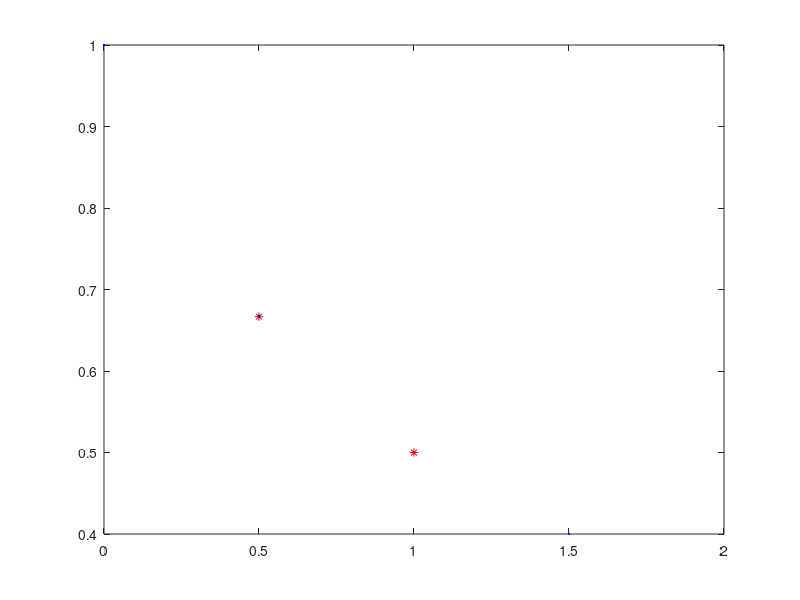

Recreate this plot in MATLAB.
# HECHO POR TOMAS VIDAL
# CALCULA LA INTEGRAL DE LA FUNCION F POR APROXIMACION DE SIMPSON 1/3
clear all;
clc;
format long;

minStep = 0; # PASO CON LA PRECISION QUE CALCULA LA INTEGRAL
maxStep = 1.5; # VALOR INCIAL DE LA INTEGRAL
loopingStep = 0.5; # VALOR FINAL DE LA INTEGRAL
n = maxStep/loopingStep;

global totalIntegration = 0;

# ES LA FUNCION QUE SE INTEGRA
function fx = f(x)
  if (x != (-1)) # POR SI ACASO ALGUIEN INGRESA -1 COMO VALOR DE X 
    fx = 1 / (x + 1);
  else 
    fx = "INFINITO"
    disp("ERROR 1");
  endif;
endfunction;

if (mod(maxStep, loopingStep) != 0)
  # si el paso elegido para hacer el loop no divide al maximo el partes enteras
  # es necesario definir otro paso
  loopingStep = loopingStep/0.1;
  if (mod(maxStep, loopingStep) != 0)
    # ESTO ES POR SI TODAVIA BAJANDO UN GRADO EL LOOPINGSTEP SIGUE DANDO IMPAR
    loopingStep = loopingStep/0.1;
  endif;
endif;

# LOOP PRINCIPAL QUE VA CALCULANDO LOS VALORES DE LOS TRAPECIOS Y LOS SUMA
for step = minStep:loopingStep:(maxStep-loopingStep);
  if (mod(step, 2) != 0)
    # CASO PARA CUANDO NO ES EL PUNTO
    a = step - loopingStep;
    b = step + loopingStep;
    h = (b - a)/n;
    fx0 = f(b);
    fx1 = f(a);   
    fx2 = f(step);
    aproximation = (h/3) * (fx0 + 4*fx2 + fx1);
    totalIntegration = totalIntegration + aproximation;  
    plot(a, fx1, 'b'); hold on;
    plot(b, fx0, 'b'); hold on;
    plot(step, fx2, 'b'); hold on;
    plot(step, f(step), '*r');
  endif;
endfor;

disp("INTEGRAL: ");
disp(totalIntegration);

#hold off;